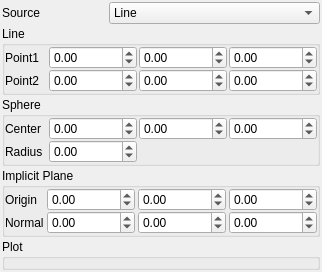
<?xml version="1.0" encoding="UTF-8"?>
<ui version="4.0">
 <class>cvProbeFilterDlg</class>
 <widget class="QWidget" name="cvProbeFilterDlg">
  <property name="geometry">
   <rect>
    <x>0</x>
    <y>0</y>
    <width>235</width>
    <height>226</height>
   </rect>
  </property>
  <property name="windowTitle">
   <string>Probe</string>
  </property>
  <layout class="QGridLayout" name="gridLayout_2">
   <property name="leftMargin">
    <number>2</number>
   </property>
   <property name="topMargin">
    <number>2</number>
   </property>
   <property name="rightMargin">
    <number>2</number>
   </property>
   <property name="bottomMargin">
    <number>2</number>
   </property>
   <property name="spacing">
    <number>2</number>
   </property>
   <item row="0" column="0">
    <layout class="QGridLayout" name="gridLayout">
     <property name="spacing">
      <number>2</number>
     </property>
     <item row="0" column="1" colspan="2">
      <widget class="QComboBox" name="sourceCombo">
       <item>
        <property name="text">
         <string>Line</string>
        </property>
       </item>
       <item>
        <property name="text">
         <string>Sphere</string>
        </property>
       </item>
       <item>
        <property name="text">
         <string>Box</string>
        </property>
       </item>
       <item>
        <property name="text">
         <string>Implicit Plane</string>
        </property>
       </item>
      </widget>
     </item>
     <item row="3" column="0" colspan="3">
      <widget class="QGroupBox" name="implicitPlaneGroupBox">
       <property name="title">
        <string>Implicit Plane</string>
       </property>
       <layout class="QGridLayout" name="gridLayout_8">
        <property name="leftMargin">
         <number>0</number>
        </property>
        <property name="topMargin">
         <number>0</number>
        </property>
        <property name="rightMargin">
         <number>0</number>
        </property>
        <property name="bottomMargin">
         <number>0</number>
        </property>
        <property name="spacing">
         <number>0</number>
        </property>
        <item row="0" column="0">
         <layout class="QGridLayout" name="gridLayout_7">
          <property name="horizontalSpacing">
           <number>3</number>
          </property>
          <property name="verticalSpacing">
           <number>0</number>
          </property>
          <item row="1" column="3">
           <widget class="QDoubleSpinBox" name="normalZSpinBox">
            <property name="minimum">
             <double>-10000000.000000000000000</double>
            </property>
            <property name="maximum">
             <double>10000000.000000000000000</double>
            </property>
           </widget>
          </item>
          <item row="1" column="0">
           <widget class="QLabel" name="label_8">
            <property name="text">
             <string>Normal</string>
            </property>
           </widget>
          </item>
          <item row="0" column="1">
           <widget class="QDoubleSpinBox" name="originXSpinBox">
            <property name="minimum">
             <double>-10000000.000000000000000</double>
            </property>
            <property name="maximum">
             <double>10000000.000000000000000</double>
            </property>
            <property name="value">
             <double>0.000000000000000</double>
            </property>
           </widget>
          </item>
          <item row="0" column="3">
           <widget class="QDoubleSpinBox" name="originZSpinBox">
            <property name="minimum">
             <double>-10000000.000000000000000</double>
            </property>
            <property name="maximum">
             <double>10000000.000000000000000</double>
            </property>
            <property name="value">
             <double>0.000000000000000</double>
            </property>
           </widget>
          </item>
          <item row="0" column="2">
           <widget class="QDoubleSpinBox" name="originYSpinBox">
            <property name="minimum">
             <double>-10000000.000000000000000</double>
            </property>
            <property name="maximum">
             <double>10000000.000000000000000</double>
            </property>
           </widget>
          </item>
          <item row="1" column="1">
           <widget class="QDoubleSpinBox" name="normalXSpinBox">
            <property name="minimum">
             <double>-10000000.000000000000000</double>
            </property>
            <property name="maximum">
             <double>10000000.000000000000000</double>
            </property>
           </widget>
          </item>
          <item row="0" column="0">
           <widget class="QLabel" name="label_7">
            <property name="text">
             <string>Origin</string>
            </property>
           </widget>
          </item>
          <item row="1" column="2">
           <widget class="QDoubleSpinBox" name="normalYSpinBox">
            <property name="minimum">
             <double>-10000000.000000000000000</double>
            </property>
            <property name="maximum">
             <double>10000000.000000000000000</double>
            </property>
           </widget>
          </item>
         </layout>
        </item>
       </layout>
      </widget>
     </item>
     <item row="0" column="0">
      <widget class="QLabel" name="label">
       <property name="text">
        <string>Source</string>
       </property>
      </widget>
     </item>
     <item row="1" column="0" colspan="3">
      <widget class="QGroupBox" name="lineGroupBox">
       <property name="title">
        <string>Line</string>
       </property>
       <layout class="QGridLayout" name="gridLayout_4">
        <property name="leftMargin">
         <number>0</number>
        </property>
        <property name="topMargin">
         <number>0</number>
        </property>
        <property name="rightMargin">
         <number>0</number>
        </property>
        <property name="bottomMargin">
         <number>0</number>
        </property>
        <property name="horizontalSpacing">
         <number>2</number>
        </property>
        <property name="verticalSpacing">
         <number>0</number>
        </property>
        <item row="0" column="0">
         <layout class="QGridLayout" name="gridLayout_3">
          <property name="horizontalSpacing">
           <number>2</number>
          </property>
          <property name="verticalSpacing">
           <number>0</number>
          </property>
          <item row="1" column="1">
           <widget class="QDoubleSpinBox" name="linePoint2XSpinBox">
            <property name="minimum">
             <double>-10000000.000000000000000</double>
            </property>
            <property name="maximum">
             <double>10000000.000000000000000</double>
            </property>
           </widget>
          </item>
          <item row="0" column="1">
           <widget class="QDoubleSpinBox" name="linePoint1XSpinBox">
            <property name="minimum">
             <double>-10000000.000000000000000</double>
            </property>
            <property name="maximum">
             <double>10000000.000000000000000</double>
            </property>
           </widget>
          </item>
          <item row="0" column="0">
           <widget class="QLabel" name="label_2">
            <property name="text">
             <string>Point1</string>
            </property>
           </widget>
          </item>
          <item row="1" column="0">
           <widget class="QLabel" name="label_3">
            <property name="text">
             <string>Point2</string>
            </property>
           </widget>
          </item>
          <item row="0" column="2">
           <widget class="QDoubleSpinBox" name="linePoint1YSpinBox">
            <property name="minimum">
             <double>-10000000.000000000000000</double>
            </property>
            <property name="maximum">
             <double>10000000.000000000000000</double>
            </property>
           </widget>
          </item>
          <item row="1" column="2">
           <widget class="QDoubleSpinBox" name="linePoint2YSpinBox">
            <property name="minimum">
             <double>-10000000.000000000000000</double>
            </property>
            <property name="maximum">
             <double>10000000.000000000000000</double>
            </property>
           </widget>
          </item>
          <item row="0" column="3">
           <widget class="QDoubleSpinBox" name="linePoint1ZSpinBox">
            <property name="minimum">
             <double>-10000000.000000000000000</double>
            </property>
            <property name="maximum">
             <double>10000000.000000000000000</double>
            </property>
           </widget>
          </item>
          <item row="1" column="3">
           <widget class="QDoubleSpinBox" name="linePoint2ZSpinBox">
            <property name="minimum">
             <double>-10000000.000000000000000</double>
            </property>
            <property name="maximum">
             <double>10000000.000000000000000</double>
            </property>
           </widget>
          </item>
         </layout>
        </item>
       </layout>
      </widget>
     </item>
     <item row="4" column="0" colspan="3">
      <widget class="QGroupBox" name="groupBox">
       <property name="title">
        <string>Plot</string>
       </property>
       <layout class="QGridLayout" name="gridLayout_9">
        <property name="leftMargin">
         <number>0</number>
        </property>
        <property name="topMargin">
         <number>0</number>
        </property>
        <property name="rightMargin">
         <number>0</number>
        </property>
        <property name="bottomMargin">
         <number>0</number>
        </property>
        <property name="spacing">
         <number>0</number>
        </property>
        <item row="0" column="0">
         <layout class="QVBoxLayout" name="plotLayout">
          <property name="spacing">
           <number>2</number>
          </property>
          <property name="leftMargin">
           <number>2</number>
          </property>
          <property name="topMargin">
           <number>2</number>
          </property>
          <property name="rightMargin">
           <number>2</number>
          </property>
          <property name="bottomMargin">
           <number>2</number>
          </property>
         </layout>
        </item>
       </layout>
      </widget>
     </item>
     <item row="2" column="0" colspan="3">
      <widget class="QGroupBox" name="sphereGroupBox">
       <property name="title">
        <string>Sphere</string>
       </property>
       <layout class="QGridLayout" name="gridLayout_6">
        <property name="leftMargin">
         <number>0</number>
        </property>
        <property name="topMargin">
         <number>0</number>
        </property>
        <property name="rightMargin">
         <number>0</number>
        </property>
        <property name="bottomMargin">
         <number>0</number>
        </property>
        <property name="horizontalSpacing">
         <number>2</number>
        </property>
        <property name="verticalSpacing">
         <number>0</number>
        </property>
        <item row="0" column="0">
         <layout class="QGridLayout" name="gridLayout_5">
          <property name="horizontalSpacing">
           <number>2</number>
          </property>
          <property name="verticalSpacing">
           <number>0</number>
          </property>
          <item row="1" column="1">
           <widget class="QDoubleSpinBox" name="sphereRadius">
            <property name="minimum">
             <double>-10000000.000000000000000</double>
            </property>
            <property name="maximum">
             <double>10000000.000000000000000</double>
            </property>
            <property name="singleStep">
             <double>0.100000000000000</double>
            </property>
           </widget>
          </item>
          <item row="0" column="1">
           <widget class="QDoubleSpinBox" name="sphereCenterXSpinBox">
            <property name="minimum">
             <double>-10000000.000000000000000</double>
            </property>
            <property name="maximum">
             <double>10000000.000000000000000</double>
            </property>
           </widget>
          </item>
          <item row="0" column="2">
           <widget class="QDoubleSpinBox" name="sphereCenterYSpinBox">
            <property name="minimum">
             <double>-10000000.000000000000000</double>
            </property>
            <property name="maximum">
             <double>10000000.000000000000000</double>
            </property>
           </widget>
          </item>
          <item row="0" column="0">
           <widget class="QLabel" name="label_4">
            <property name="text">
             <string>Center</string>
            </property>
           </widget>
          </item>
          <item row="1" column="0">
           <widget class="QLabel" name="label_5">
            <property name="text">
             <string>Radius</string>
            </property>
           </widget>
          </item>
          <item row="0" column="3">
           <widget class="QDoubleSpinBox" name="sphereCenterZSpinBox">
            <property name="minimum">
             <double>-10000000.000000000000000</double>
            </property>
            <property name="maximum">
             <double>10000000.000000000000000</double>
            </property>
           </widget>
          </item>
         </layout>
        </item>
       </layout>
      </widget>
     </item>
    </layout>
   </item>
   <item row="1" column="0">
    <spacer name="verticalSpacer">
     <property name="orientation">
      <enum>Qt::Vertical</enum>
     </property>
     <property name="sizeHint" stdset="0">
      <size>
       <width>20</width>
       <height>40</height>
      </size>
     </property>
    </spacer>
   </item>
  </layout>
 </widget>
 <resources/>
 <connections/>
</ui>
